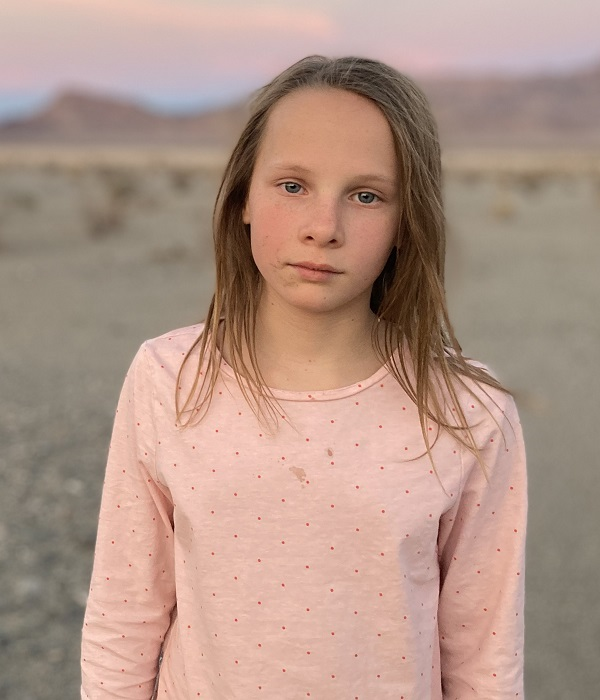
#> input picture Classification/Handwriting/lydia.bmp, 600 x 700 px
$ python skimage_demo.py
#> lines starting #> are read from the running program, lines starting #| are printed output that depends on the picture
import numpy as np
from skimage import io
from skimage import transform
from skimage.color import rgb2gray
import matplotlib.pyplot as plt

# References:
#   Scikit-Image - Basic Image Processing Operations
#     https://coderzcolumn.com/tutorials/python/scikit-image-basic-image-processing-operations

if __name__ == '__main__':

    print("\nSKLearn")

    # Open and display an image with sklearn-image
    # Notice that we're tied to matplotlib and our program blocks until the window closes
    #fig = plt.Figure(figsize=(6,6))
    skimage = io.imread('lydia.bmp')
#> skimage is the input picture: shape (700, 600, 3); mean R, G, B 176.8, 149, 135.8
    io.imshow(skimage)
    print(f"Original Size:  {skimage.shape}")
#| Original Size:  (700, 600, 3)
    print(f"\n{skimage}\n") # Notice that we have arrays of RGB pixels
#> (printed output is left out)
    plt.axis('off')
    plt.show()


    # There's only one resize method in sklearn
    skimage = io.imread('lydia.bmp')
    skimage = transform.resize(skimage, output_shape=(200, 400))
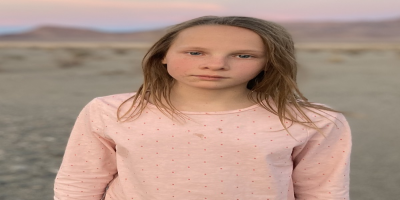
#> skimage: shape (200, 400, 3) float64; mean R, G, B 0.693, 0.584, 0.533
    print(f"Resized Size:   {skimage.shape}")
#| Resized Size:   (200, 400, 3)
    print(f"\n{skimage}\n") # RGB values transformed to 0->1 floating point
#> (printed output is left out)
    io.imshow(skimage)
    plt.axis('off')
    plt.show()

    # Crop with slice notation
    # box = (250, 50, 575, 400)
    skimage = io.imread('lydia.bmp')
    skimage = skimage[25:375, 175:500] # y1:y2, x1:x2
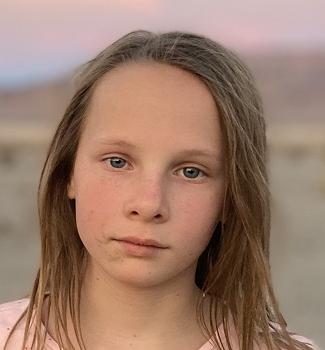
#> skimage: shape (350, 325, 3); mean R, G, B 155.7, 124, 107.4
    print(f"Cropped Size:   {skimage.shape}")
#| Cropped Size:   (350, 325, 3)
    io.imshow(skimage)
    plt.axis('off')
    plt.show()

    # Convert to grayscale
    skimage = io.imread('lydia.bmp')
    skimage = rgb2gray(skimage)
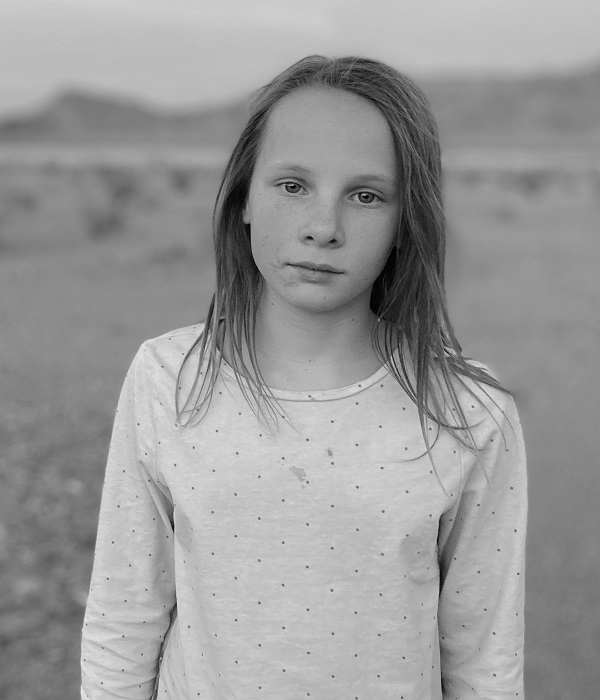
#> skimage: shape (700, 600) float64; min 0.000833, max 0.92, mean 0.604
    io.imshow(skimage)
    plt.axis('off')
    plt.show()

    # Avoid warnings about lossy formats and contrast
    skimage = skimage.astype(np.uint8)
#> skimage: shape (700, 600); every value is 0
    io.imsave('gs_lydia.bmp', skimage, check_contrast=False)

    print("Done with SKLearn\n")
